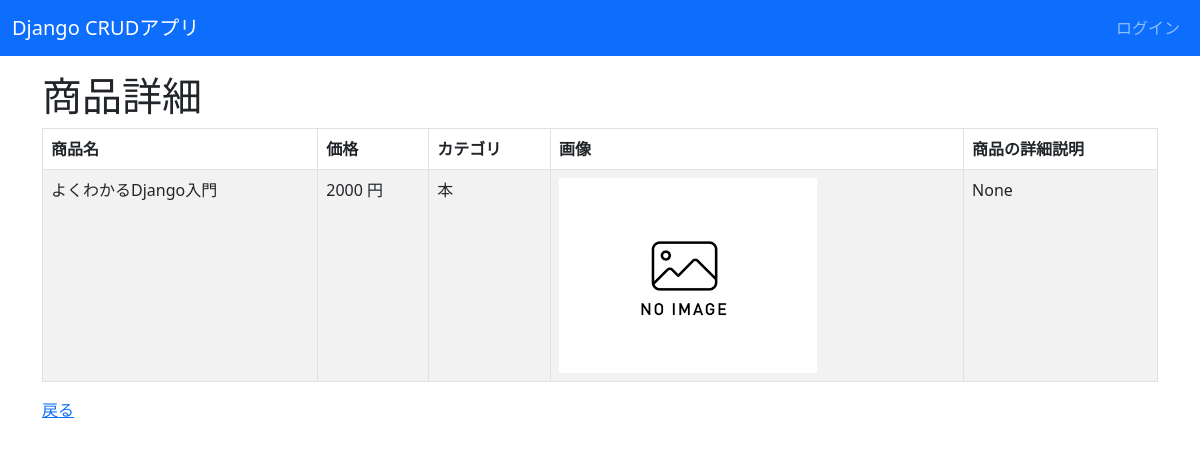
The app's page /crud/detail/1 with its own data.
### crud/models.py (models this page shows, shortened)
class Product(models.Model):
    name = models.CharField(max_length=200)
    price = models.PositiveIntegerField()
    category = models.ForeignKey(Category, on_delete=models.CASCADE)
    img = models.ImageField(blank=True, default='noImage.png')
    explain =models.TextField(blank=True,null=True)

class Category(models.Model):
    name =models.CharField(max_length=200)
    def __str__(self):
         return self.name

### crud/views.py (the view)
# urls.py: path('crud/detail/<int:pk>', views.ProductDetailView.as_view(), name="detail"),
class ProductDetailView(DetailView):
     model = Product
     context_object_name = 'product'

### crud/templates/crud/product_detail.html (shortened to what this page needs)
{% extends "base.html" %}
 {% block content %}
<h1>商品詳細</h1>
<table class="table table-striped table-hover table-bordered">
     <thead >
         <tr>
             <th>商品名</th>
             <th>価格</th>
             <th>カテゴリ</th>
             <th>画像</th>
             <th>商品の詳細説明</th>
         </tr>
     </thead>
     <tr>
         <td>{{ product.name }}</td>
         <td>{{ product.price }} 円</td>
         <td>{{ product.category }}</td>
         <td><img src="{{ product.img.url }}" style="width:100px height:auto;"></td>
         <td>{{ product.explain }}</td>
     </tr>
</table>
<a href="{% url 'list' %}">戻る</a>
 {% endblock %}

### records on screen
Product: name "よくわかるDjango入門", price "2000", category "本", img (placeholder picture), explain "None"
